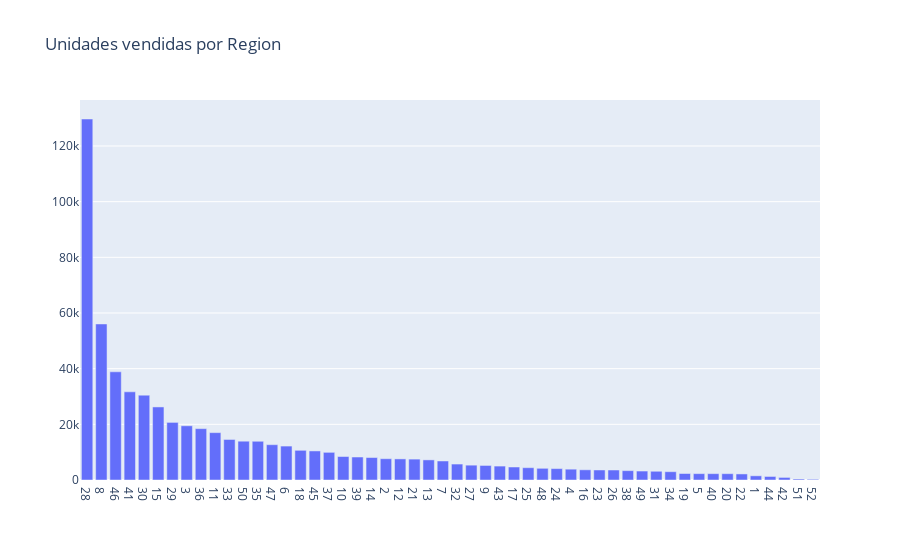

Notebook code for this chart:
### Code cell
plot_data = [
    go.Bar(
        x=df_d_region_code_unidades_vendidas['region_code'],
        y=df_d_region_code_unidades_vendidas['unidades_vendidas_total'],
    )
]

plot_layout = go.Layout(
        xaxis={"type": "category"},
        title='Unidades vendidas por Region'
    )
plt.figure(figsize=(16,16))
fig = go.Figure(data=plot_data, layout=plot_layout)
fig.write_png('fig1.png')
pyoff.iplot(fig)

### Figure 1 — Plotly figure (JSON) as saved in the notebook; plotly's stock layout.template omitted (floating-point values rounded to 4 significant figures)
{"data": [{"type": "bar", "x": [28, 8, 46, 41, 30, 15, 29, 3, 36, 11, 33, 50, 35, 47, 6, 18, 45, 37, 10, 39, 14, 2, 12, 21, 13, 7, 32, 27, 9, 43, 17, 25, 48, 24, 4, 16, 23, 26, 38, 49, 31, 34, 19, 5, 40, 20, 22, 1, 44, 42, 51, 52], "y": [129704, 56065, 38870, 31682, 30464, 26248, 20694, 19476, 18450, 17016, 14563, 13942, 13914, 12687, 12191, 10669, 10446, 9939, 8436, 8257, 8071, 7650, 7581, 7507, 7225, 6830, 5732, 5333, 5227, 5003, 4670, 4424, 4199, 4095, 3887, 3665, 3604, 3591, 3359, 3219, 3136, 2981, 2331, 2284, 2274, 2271, 2178, 1507, 1273, 928, 355, 257]}], "layout": {"title": {"text": "Unidades vendidas por Region"}, "xaxis": {"type": "category"}}}
